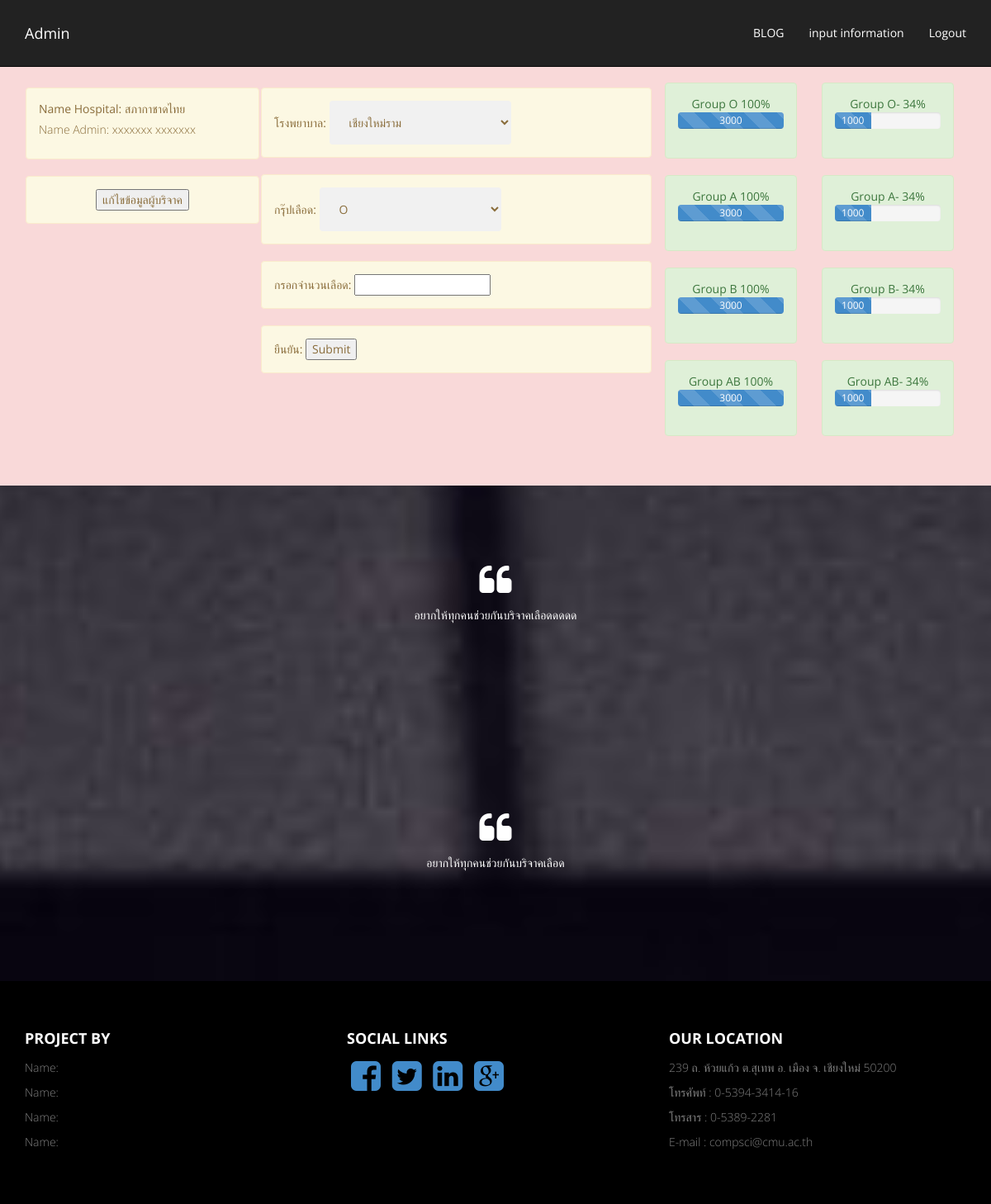
The app's page /HostAdmin.php (signed in) with its own data.
### tables this page shows
CREATE TABLE `user` (
  `username` varchar(15) NOT NULL,
  `password` varchar(10) NOT NULL,
  `h_name` varchar(20) DEFAULT NULL
);

CREATE TABLE `hospital` (
  `h_name` varchar(20) NOT NULL,
  `A_vol` float DEFAULT NULL,
  `B_vol` float DEFAULT NULL,
  `O_vol` float DEFAULT NULL,
  `AB_vol` float DEFAULT NULL,
  `A_neg_vol` float DEFAULT NULL,
  `B_neg_vol` float DEFAULT NULL,
  `O_neg_vol` float DEFAULT NULL,
  `AB_neg_vol` float DEFAULT NULL
);

### HostAdmin.php (the view, shortened to what this page needs)
<!DOCTYPE html>
<html xmlns="http://www.w3.org/1999/xhtml">
<head>
        <link href="assets/css/bootstrap.css" rel="stylesheet" />
        <link href="assets/css/font-awesome.min.css" rel="stylesheet" />
        <link href="assets/css/style.css" rel="stylesheet" />
    </head>
    <body >
  <?php
  $user = $_SESSION['U'];
        include 'connect.php';
        $sql = "select h_name from user where username = '$user' ";
        $result = $conn->query($sql);
        $row = $result->fetch_assoc();
        $hos = $row['h_name'];
        ?>
        <div class="navbar navbar-inverse navbar-fixed-top" >
          <div class="container">
            <div class="navbar-header">
            <a class="navbar-brand" href="HostAdmin.php">Admin</a>
        </div>
        <div class="navbar-collapse collapse">
          <ul class="nav navbar-nav navbar-right">
            <li><a href="blog.html">BLOG</a></li>
            <li><a href="InputInformation.php">input information</a></li>
            <li><a href="logout.php">Logout</a></li>
        </ul>
    </div>
</div>
</div>
<section id="intro">
  <div class="container ">
    <div class="col text-center navbar col-md-3 col-sm-3 " >
     <div class="row text-left pad-row">
      <div class="alert alert-warning">
        Name Hospital: <?php echo $hos; ?> <p>
        Name Admin: xxxxxxx  xxxxxxx<p>
    </div>
    <div class="alert alert-warning">
        <center><input type="submit" value="แก้ไขข้อมูลผู้บริจาค"></center>
    </div>
</div>
</div>
<?php
$sql = "select h_name,username from user where username <> '$user'";
$result = $conn->query($sql);
?>
<div class="col text-center navbar col-md-5 col-sm-5 " >
    <from method="post" action="sendblood.php" >
       <div class="row text-left pad-row">
        <div class="alert alert-warning">
          โรงพยาบาล:
          <select id="hospital" name="hospital">
            <?php
            while ($row=$result->fetch_assoc()) {
              $name = $row['h_name'];
              echo '<option value=" '.$row['username'].' ">';
              echo $name."</option>";
          }
          ?>
      </select>
  </div>
  <div class="alert alert-warning">
      กรุ๊ปเลือด:
      <select id="hospital" name="blood">
          <option  value="1">O</option>
      </select>
  </div>
  <div class="alert alert-warning">
      กรอกจำนวนเลือด:  <input type="text" id="num_blood" name="num_blood">
  </div>
  <div class="alert alert-warning">
      ยืนยัน:  <input type="submit" value="Submit" >
  </div>
</div>
</div>
<?php
$sql2= "select * from hospital inner join user on hospital.h_name=user.h_name where username = '$user'";
$result2 = $conn->query($sql2);
$row = $result2->fetch_assoc();
        $a = $row['A_vol'];
        $b = $row['B_vol'];
        $o = $row['O_vol'];
        $ab = $row['AB_vol'];
        $an = $row['A_neg_vol'];
        $bn = $row['B_neg_vol'];
        $on = $row['O_neg_vol'];
        $abn = $row['AB_neg_vol'];
        $div =  max($a,$b,$o,$ab,$an,$bn,$on,$abn);
        ?>
        <div class="col text-center navbar-right col-md-2 col-sm-2 " >
         <p>
          <div class="col-md-12">
            <div class="row text-center pad-row">
              <div class="alert alert-success">
                 <?php
                 echo '<div class="skill-name">Group O- '.ceil($on/$div * 100)."%</div>";
                 ?>
                 <div class="progress progress-striped active progress-adjust">
                  <div class="progress-bar progress-bar-primary" role="progressbar" aria-valuenow="100"    aria-valuemin="0" aria-valuemax="100" style="width: <?php echo ceil($on/$div * 100); ?>%">
                   <?php echo ($on); ?>
               </div>
           </div>
       </div>
       <div class="alert alert-success">
        <?php             echo '<div class="skill-name">Group A- '.ceil($an/$div * 100).'%</div>' ;  ?>
        <div class="progress progress-striped active progress-adjust">
            <div class="progress-bar progress-bar-primary" role="progressbar" aria-valuenow="100"    aria-valuemin="0" aria-valuemax="100" style="width: <?php echo ceil($an/$div * 100); ?>%">
              <?php echo ($an); ?>
          </div>
      </div>
  </div>
  <div class="alert alert-success">
    <?php            echo  '<div class="skill-name">Group B- '.ceil($bn/$div * 100).'%</div>'; ?>
    <div class="progress progress-striped active progress-adjust">
        <div class="progress-bar progress-bar-primary" role="progressbar" aria-valuenow="100"    aria-valuemin="0"            aria-valuemax="100" style="width: <?php echo ceil($bn/$div * 100); ?>%">
          <?php echo ($bn); ?>
      </div>
  </div>
</div>
<div class="alert alert-success">
    <?php          echo   '<div class="skill-name">Group AB- '.ceil($abn/$div * 100).'%</div>' ; ?>
    <div class="progress progress-striped active progress-adjust">
      <div class="progress-bar progress-bar-primary" role="progressbar" aria-valuenow="100"    aria-valuemin="0"               aria-valuemax="100" style="width: <?php echo ceil($abn/$div * 100); ?>%">
        <?php echo ($abn); ?>
    </div>
</div>
</div>
</div>
</div>
</div>
<div class="col text-center navbar-right col-md-2 col-sm-2" >
  <p>
   <div class="col-md-16">
     <div class="col text-center pad-row">
       <div class="alert alert-success">
        <?php            echo '<div class="skill-name">Group O '.ceil($o/$div * 100).'%</div>'   ?>
        <div class="progress progress-striped active progress-adjust">
          <div class="progress-bar progress-bar-primary" role="progressbar" aria-valuenow="100" aria-valuemin="0" aria-valuemax="100" style="width: <?php echo ceil($o/$div * 100); ?>%">
            <?php echo ($o); ?>
        </div>
    </div>
</div>
<div class="alert alert-success">
    <?php         echo  '<div class="skill-name">Group A '.ceil($a/$div * 100).'%</div>'; ?>
    <div class="progress progress-striped active progress-adjust">
        <div class="progress-bar progress-bar-primary" role="progressbar" aria-valuenow="100" aria-valuemin="0" aria-valuemax="100" style="width: <?php echo ceil($a/$div * 100); ?>%">
          <?php echo ($a); ?>
      </div>
  </div>
</div>
<div class="alert alert-success">
 <div class="skill-name">Group B <?php echo ceil($b/$div * 100); ?>%</div>
 <div class="progress progress-striped active progress-adjust">
  <div class="progress-bar progress-bar-primary" role="progressbar" aria-valuenow="100" aria-valuemin="0" aria-valuemax="100" style="width: <?php echo ceil($b/$div * 100); ?>%">
    <?php echo ($b); ?>
</div>
</div>
</div>
<div class="alert alert-success">
   <div class="skill-name">Group AB <?php echo ceil($ab/$div * 100); ?>%</div>
   <div class="progress progress-striped active progress-adjust">
    <div class="progress-bar progress-bar-primary" role="progressbar" aria-valuenow="100" aria-valuemin="0" aria-valuemax="100" style="width: <?php echo ceil($ab/$div * 100); ?>%">
      <?php echo ($ab); ?>
  </div>
</div>
</div>
</div>
</div>
</div>
</div>
</section>
<section  class="note-sec" >
 <div class="container">
   <div class="row text-center pad-row" >
    <div class="col-md-8 col-md-offset-2 col-sm-8 col-sm-offset-2 ">
      <i class="fa fa-quote-left fa-3x"></i>
      <p>
        อยากให้ทุกคนช่วยกันบริจาคเลือดดดดด
    </p>
</div>
</div>
</div>
</section>
<?php include 'footer.php'; ?>
</body>
</html>

### assets/css/style.css (style rules this page uses)
.text-center { text-align:center; }
i.fa { padding:5px; }
section { padding-top:50px; }
p { font-weight:300; line-height:30px; }
.pad-row { padding-top:40px; padding-bottom:40px; }
.navbar-inverse .navbar-nav > li > a { color: #FFF; }
.navbar-inverse .navbar-brand { color: #FFF; }
.navbar { padding:15px; -webkit-transition: background .8s ease-out,padding .8s ease-out; -moz-transition: background .8s ease-out,padding .8s ease-out; transition: background .8s ease-out,padding .8s ease-out; }
.note-sec { padding-bottom:50px; background: url(../img/4.jpg) no-repeat 50% 50%; background-attachment: fixed; -webkit-background-size: cover; -moz-background-size: cover; -o-background-size: cover; background-size: cover; width: 100%; display: block; height: auto; min-height:300px; color:#fff; }
select { width: 50%; padding: 16px 20px; border: none; border-radius: 4px; background-color: #f1f1f1; }

### records on screen
user: h_name "สภากาชาดไทย", ceil($on/$div*100) "34", h_name.O_neg_vol "1000", ceil($an/$div*100) "34", h_name.A_neg_vol "1000", ceil($bn/$div*100) "34", h_name.B_neg_vol "1000", ceil($abn/$div*100) "34", h_name.AB_neg_vol "1000", ceil($o/$div*100) "100", h_name.O_vol "3000", ceil($a/$div*100) "100", h_name.A_vol "3000", ceil($b/$div*100) "100", h_name.B_vol "3000", ceil($ab/$div*100) "100", h_name.AB_vol "3000"

### other values on screen
form field hospital "เชียงใหม่ราม"
